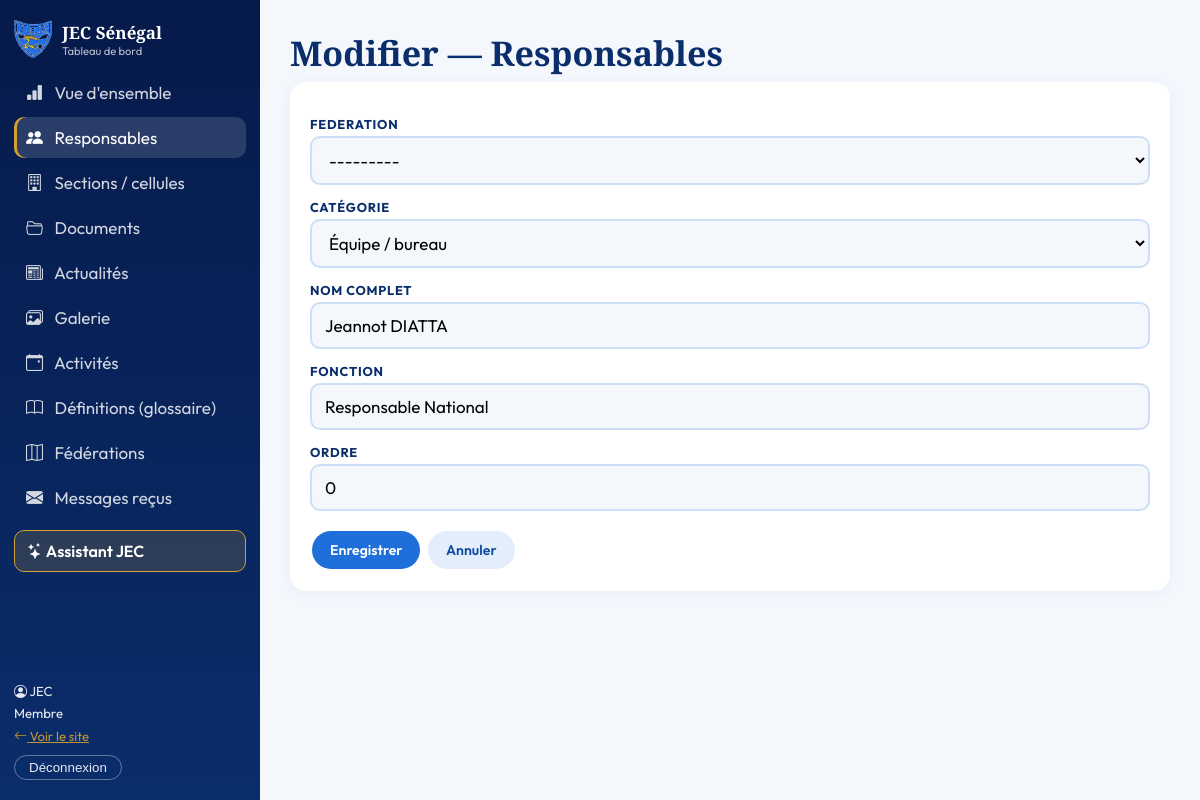
The page /gestion/leaders/1/modifier/ (signed in) on the database its author committed.
### apps/accounts/models.py (models this page shows)
class User(AbstractUser):
    class Role(models.TextChoices):
        MEMBER = "member", "Membre"
        SECTION = "section_leader", "Responsable de section"
        FEDERATION = "federation_leader", "Responsable de fédération"
        NATIONAL = "national", "Équipe nationale"
    role = models.CharField("rôle", max_length=20, choices=Role.choices, default=Role.MEMBER)
    federation = models.ForeignKey("federations.Federation", verbose_name="fédération", null=True, blank=True,
                                   on_delete=models.SET_NULL, related_name="users")
    phone = models.CharField("téléphone", max_length=30, blank=True)
    @property
    def sees_everything(self):
        return self.is_superuser or self.role == self.Role.NATIONAL

### apps/federations/models.py (models this page shows, shortened)
class Leader(models.Model):
    class Category(models.TextChoices):
        COORD = "coord", "Coordonnateur national"
        TEAM = "team", "Équipe / bureau"
    federation = models.ForeignKey(Federation, null=True, blank=True, on_delete=models.CASCADE, related_name="leaders")
    category = models.CharField("catégorie", max_length=10, choices=Category.choices, default=Category.TEAM)
    full_name = models.CharField("nom complet", max_length=150)
    title = models.CharField("fonction", max_length=200, blank=True)
    order = models.PositiveSmallIntegerField("ordre", default=0)
    is_archived = models.BooleanField("archivé", default=False)
    class Meta:
        ordering = ["order", "id"]

### apps/dashboard/views.py (the view, shortened to what this page needs)
# urls.py: path("<str:key>/<int:pk>/modifier/", views.edit, name="edit"),
@login_required
def edit(request, key, pk=None):
    cfg = cfg_for(request, key)
    if cfg.get("readonly"):
        raise PermissionDenied
    u = request.user
    limited = cfg.get("scoped") and not u.sees_everything
    obj = get_object_or_404(scoped_qs(u, cfg), pk=pk) if pk else None
    Form = modelform_factory(cfg["model"], fields=[f for f in cfg["fields"] if not (limited and f == "federation")], widgets=cfg.get("widgets"))
    form = Form(request.POST or None, request.FILES or None, instance=obj)
    return render(request, "manage/form.html", {"cfg": cfg, "key": key, "form": form, "obj": obj, "menu": menu(u)})

### apps/content/context.py (called while the page is built)
def nav(request):
    from django.urls import reverse
    items = []
    for name, label in NAV:
        url = reverse(name)
        active = request.path == url if url == "/" else request.path.startswith(url)
        items.append({"url": url, "label": label, "active": active})
    from django.conf import settings
    return {"nav_items": items, "drive_url": settings.DRIVE_ALBUM_URL, "site_url": site_url(request),
            "qr_is_local": not settings.SITE_URL and request.get_host().split(":")[0] in ("localhost", "127.0.0.1", "[::1]", "0.0.0.0")}

def site_url(request):
    from django.conf import settings
    return (settings.SITE_URL or request.build_absolute_uri("/")).rstrip("/") + "/"

### apps/dashboard/views.py (called while the page is built)
def cfg_for(request, key):
    cfg = REG.get(key)
    u = request.user
    if not cfg or not u.is_staff or not (u.sees_everything or cfg.get("scoped")):
        raise PermissionDenied
    return cfg

def scoped_qs(u, cfg):
    qs = cfg["model"].objects.all()
    if cfg.get("scoped") and not u.sees_everything:
        qs = qs.filter(federation_id=u.federation_id) if u.federation_id else qs.none()
    return qs

def menu(u):
    return [(k, c["label"], c["icon"]) for k, c in REG.items() if u.sees_everything or c.get("scoped")]

### apps/federations/models.py (called while the page is built)
    def __str__(self):
        return self.name

### templates/manage/form.html (shortened to what this page needs)
{% extends "manage/base.html" %}{% block body %}
<h1>{% if obj %}Modifier{% else %}Ajouter{% endif %} — {{ cfg.label }}</h1>
<form method="post" enctype="multipart/form-data" class="panel formp">{% for f in form %}<label for="{{ f.id_for_label }}">{{ f.label }}</label>{{ f }}{% endfor %}
<div style="margin-top:18px"><button class="btn-d">Enregistrer</button> <a class="btn-d ghost" href="{% url 'manage:list' key %}">Annuler</a></div></form>{% endblock %}

### templates/manage/base.html (shortened to what this page needs)
{% load static %}<!DOCTYPE html><html lang="fr"><head><meta charset="utf-8"><meta name="viewport" content="width=device-width, initial-scale=1"><title>Tableau de bord — JEC Sénégal</title>
<link href="{% static 'css/assistant.css' %}" rel="stylesheet"><link href="{% static 'vendor/bootstrap-icons/bootstrap-icons.min.css' %}" rel="stylesheet"><link href="{% static 'css/dash.css' %}" rel="stylesheet"></head>
<body><aside class="side"><a class="logo" href="{% url 'manage:dashboard' %}"><img src="{% static 'images/logo.png' %}" alt="" width="38" height="38"><span>JEC Sénégal<small>Tableau de bord</small></span></a>
<nav><a href="{% url 'manage:dashboard' %}" class="{% if not key %}on{% endif %}"><i class="bi bi-bar-chart-fill"></i> Vue d'ensemble</a>{% for k,l,i in menu %}<a href="{% url 'manage:list' k %}" class="{% if key == k %}on{% endif %}"><i class="bi bi-{{ i }}"></i> {{ l }}</a>{% endfor %}<button class="ai-side" data-assistant aria-expanded="false"><i class="bi bi-stars"></i> Assistant JEC</button></nav>
<div class="who"><i class="bi bi-person-circle"></i> {{ user.get_full_name|default:user.username }}<br>{{ user.get_role_display }}{% if user.federation %} · {{ user.federation }}{% endif %}<br><a href="{% url 'home' %}"><i class="bi bi-arrow-left"></i> Voir le site</a><form method="post" action="{% url 'logout' %}">{% csrf_token %}<button>Déconnexion</button></form></div></aside>
<main class="dmain">{% if messages %}{% for m in messages %}<div class="toast">{{ m }}</div>{% endfor %}{% endif %}{% block body %}{% endblock %}</main>
<script src="{% static 'js/assistant.js' %}" data-logo="{% static 'images/logo.png' %}"></script></body></html>

### static/css/dash.css (style rules this page uses)
* { box-sizing:border-box;margin:0;padding:0 }
:root { --blue:#1E6FD9;--deep:#0A2D6B;--gold:#D4A030;--off:#F4F7FC }
body { font-family:'Outfit',sans-serif;background:var(--off);color:#1a1a2e;display:flex;min-height:100vh;font-size:17px }
.side { width:260px;background:linear-gradient(180deg,#061A4A,var(--deep));color:#fff;padding:20px 14px;position:sticky;top:0;height:100vh;display:flex;flex-direction:column;gap:14px;overflow:auto }
.logo { display:flex;gap:10px;align-items:center;color:#fff;text-decoration:none;font-family:'Playfair Display',serif;font-weight:700 }
.logo small { display:block;font:400 .7rem 'Outfit';opacity:.7 }
.side nav { display:flex;flex-direction:column;gap:4px }
.side nav a { color:rgba(255,255,255,.82);text-decoration:none;padding:10px 12px;border-radius:10px;transition:.2s }
.side nav a:hover,.side nav a.on { background:rgba(255,255,255,.14);color:#fff }
.side nav a.on { box-shadow:inset 3px 0 var(--gold) }
.who { margin-top:auto;font-size:.82rem;opacity:.9;line-height:1.7 }
.who a { color:var(--gold) }
.who button { background:none;border:1px solid rgba(255,255,255,.4);color:#fff;border-radius:100px;padding:4px 14px;margin-top:8px;cursor:pointer }
.dmain { flex:1;padding:30px;min-width:0;animation:in .4s }
h1 { font-family:'Playfair Display',serif;color:var(--deep);margin-bottom:6px }
.panel { background:#fff;border-radius:16px;padding:20px;box-shadow:0 2px 14px rgba(30,111,217,.06) }
.btn-d { display:inline-block;background:var(--blue);color:#fff;border:none;border-radius:100px;padding:10px 18px;font:600 .88rem 'Outfit';text-decoration:none;cursor:pointer;margin:2px;transition:.2s }
.btn-d.ghost { background:rgba(30,111,217,.12);color:#0F4DA3 }
.formp label { display:block;font-weight:700;font-size:.8rem;margin:14px 0 4px;text-transform:uppercase;letter-spacing:.06em;color:var(--deep) }
.formp input,.formp select,.formp textarea { width:100%;font:inherit;padding:11px 13px;border:2px solid rgba(30,111,217,.18);border-radius:10px;background:var(--off) }
.side nav a i { margin-right:8px }
.ai-side { margin-top:8px;background:rgba(212,160,48,.18);border:1px solid #D4A030;color:#fff;border-radius:10px;padding:10px 12px;font:600 1rem 'Outfit',sans-serif;cursor:pointer;text-align:left }

### rows shown on the page
User: get_full_name "JEC", role "Membre"
Leader: form "---------" "Équipe / bureau" "Jeannot DIATTA" "Responsable National" "0"

### other values the page prints
{{ l }} "Responsables" "Sections / cellules" "Documents" "Actualités" "Galerie" "Activités" "Définitions (glossaire)" "Fédérations" "Messages reçus"
{{ cfg.label }} "Responsables"
{{ f.label }} "FEDERATION" "CATÉGORIE" "NOM COMPLET" "FONCTION" "ORDRE"
